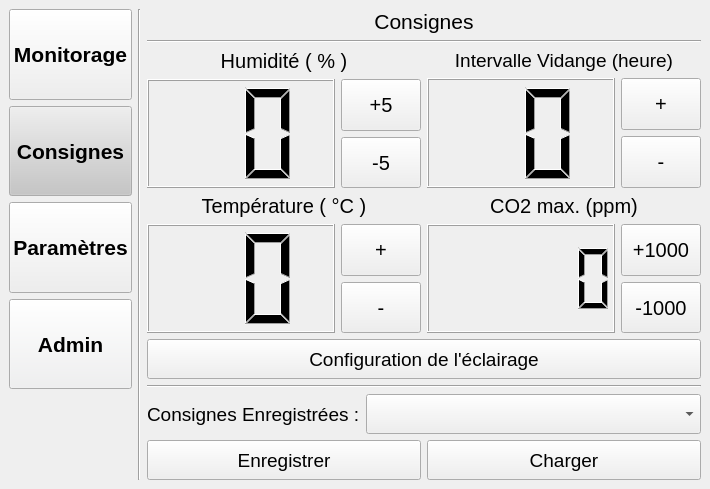
<?xml version="1.0" encoding="UTF-8"?>
<ui version="4.0">
 <class>WindowControl</class>
 <widget class="QMainWindow" name="WindowControl">
  <property name="geometry">
   <rect>
    <x>0</x>
    <y>0</y>
    <width>710</width>
    <height>489</height>
   </rect>
  </property>
  <property name="windowTitle">
   <string>GUI_ProjetEC_Consignes</string>
  </property>
  <widget class="QWidget" name="centralwidget">
   <layout class="QHBoxLayout" name="horizontalLayout_16">
    <item>
     <layout class="QHBoxLayout" name="horizontalLayout">
      <item>
       <layout class="QVBoxLayout" name="verticalLayout_5">
        <item>
         <widget class="QPushButton" name="btn_Monitor_Menu">
          <property name="sizePolicy">
           <sizepolicy hsizetype="Maximum" vsizetype="Expanding">
            <horstretch>0</horstretch>
            <verstretch>0</verstretch>
           </sizepolicy>
          </property>
          <property name="minimumSize">
           <size>
            <width>120</width>
            <height>40</height>
           </size>
          </property>
          <property name="maximumSize">
           <size>
            <width>140</width>
            <height>16777215</height>
           </size>
          </property>
          <property name="font">
           <font>
            <pointsize>16</pointsize>
            <weight>75</weight>
            <bold>true</bold>
           </font>
          </property>
          <property name="text">
           <string>Monitorage</string>
          </property>
         </widget>
        </item>
        <item>
         <widget class="QPushButton" name="btn_Setpoints_Menu">
          <property name="sizePolicy">
           <sizepolicy hsizetype="Maximum" vsizetype="Expanding">
            <horstretch>0</horstretch>
            <verstretch>0</verstretch>
           </sizepolicy>
          </property>
          <property name="minimumSize">
           <size>
            <width>120</width>
            <height>40</height>
           </size>
          </property>
          <property name="maximumSize">
           <size>
            <width>140</width>
            <height>16777215</height>
           </size>
          </property>
          <property name="palette">
           <palette>
            <active>
             <colorrole role="Button">
              <brush brushstyle="SolidPattern">
               <color alpha="255">
                <red>197</red>
                <green>197</green>
                <blue>198</blue>
               </color>
              </brush>
             </colorrole>
            </active>
            <inactive>
             <colorrole role="Button">
              <brush brushstyle="SolidPattern">
               <color alpha="255">
                <red>197</red>
                <green>197</green>
                <blue>198</blue>
               </color>
              </brush>
             </colorrole>
            </inactive>
            <disabled>
             <colorrole role="Button">
              <brush brushstyle="SolidPattern">
               <color alpha="255">
                <red>197</red>
                <green>197</green>
                <blue>198</blue>
               </color>
              </brush>
             </colorrole>
            </disabled>
           </palette>
          </property>
          <property name="font">
           <font>
            <pointsize>16</pointsize>
            <weight>75</weight>
            <bold>true</bold>
           </font>
          </property>
          <property name="text">
           <string>Consignes</string>
          </property>
         </widget>
        </item>
        <item>
         <widget class="QPushButton" name="btn_Param_Menu">
          <property name="sizePolicy">
           <sizepolicy hsizetype="Maximum" vsizetype="Expanding">
            <horstretch>0</horstretch>
            <verstretch>0</verstretch>
           </sizepolicy>
          </property>
          <property name="minimumSize">
           <size>
            <width>120</width>
            <height>40</height>
           </size>
          </property>
          <property name="maximumSize">
           <size>
            <width>140</width>
            <height>16777215</height>
           </size>
          </property>
          <property name="font">
           <font>
            <pointsize>16</pointsize>
            <weight>75</weight>
            <bold>true</bold>
           </font>
          </property>
          <property name="text">
           <string>Paramètres</string>
          </property>
         </widget>
        </item>
        <item>
         <widget class="QPushButton" name="btn_Outils_Menu">
          <property name="sizePolicy">
           <sizepolicy hsizetype="Maximum" vsizetype="Expanding">
            <horstretch>0</horstretch>
            <verstretch>0</verstretch>
           </sizepolicy>
          </property>
          <property name="minimumSize">
           <size>
            <width>120</width>
            <height>40</height>
           </size>
          </property>
          <property name="maximumSize">
           <size>
            <width>140</width>
            <height>16777215</height>
           </size>
          </property>
          <property name="palette">
           <palette>
            <active>
             <colorrole role="Button">
              <brush brushstyle="SolidPattern">
               <color alpha="255">
                <red>239</red>
                <green>240</green>
                <blue>241</blue>
               </color>
              </brush>
             </colorrole>
            </active>
            <inactive>
             <colorrole role="Button">
              <brush brushstyle="SolidPattern">
               <color alpha="255">
                <red>239</red>
                <green>240</green>
                <blue>241</blue>
               </color>
              </brush>
             </colorrole>
            </inactive>
            <disabled>
             <colorrole role="Button">
              <brush brushstyle="SolidPattern">
               <color alpha="255">
                <red>239</red>
                <green>240</green>
                <blue>241</blue>
               </color>
              </brush>
             </colorrole>
            </disabled>
           </palette>
          </property>
          <property name="font">
           <font>
            <pointsize>16</pointsize>
            <weight>75</weight>
            <bold>true</bold>
           </font>
          </property>
          <property name="text">
           <string>Admin</string>
          </property>
         </widget>
        </item>
        <item>
         <spacer name="verticalSpacer">
          <property name="orientation">
           <enum>Qt::Vertical</enum>
          </property>
          <property name="sizeType">
           <enum>QSizePolicy::Expanding</enum>
          </property>
          <property name="sizeHint" stdset="0">
           <size>
            <width>20</width>
            <height>60</height>
           </size>
          </property>
         </spacer>
        </item>
       </layout>
      </item>
      <item>
       <widget class="Line" name="line_2">
        <property name="orientation">
         <enum>Qt::Vertical</enum>
        </property>
       </widget>
      </item>
      <item>
       <layout class="QVBoxLayout" name="verticalLayout_3">
        <item>
         <layout class="QVBoxLayout" name="verticalLayout_42">
          <item>
           <widget class="QLabel" name="lbl_Consignes">
            <property name="font">
             <font>
              <pointsize>16</pointsize>
             </font>
            </property>
            <property name="text">
             <string>Consignes</string>
            </property>
            <property name="alignment">
             <set>Qt::AlignCenter</set>
            </property>
           </widget>
          </item>
         </layout>
        </item>
        <item>
         <widget class="Line" name="line_3">
          <property name="orientation">
           <enum>Qt::Horizontal</enum>
          </property>
         </widget>
        </item>
        <item>
         <layout class="QHBoxLayout" name="horizontalLayout_2">
          <item>
           <layout class="QHBoxLayout" name="horizontalLayout_3">
            <item>
             <layout class="QHBoxLayout" name="horizontalLayout_10">
              <item>
               <layout class="QVBoxLayout" name="verticalLayout_9">
                <item>
                 <layout class="QVBoxLayout" name="verticalLayout_19">
                  <item>
                   <layout class="QVBoxLayout" name="verticalLayout_6">
                    <item>
                     <layout class="QVBoxLayout" name="verticalLayout_10">
                      <item>
                       <widget class="QLabel" name="lbl_Hum_Set">
                        <property name="font">
                         <font>
                          <pointsize>15</pointsize>
                         </font>
                        </property>
                        <property name="text">
                         <string>Humidité ( % )</string>
                        </property>
                        <property name="alignment">
                         <set>Qt::AlignCenter</set>
                        </property>
                       </widget>
                      </item>
                     </layout>
                    </item>
                    <item>
                     <layout class="QHBoxLayout" name="horizontalLayout_4">
                      <item>
                       <layout class="QHBoxLayout" name="horizontalLayout_7">
                        <item>
                         <widget class="QLCDNumber" name="lcd_Humid_Set">
                          <property name="sizePolicy">
                           <sizepolicy hsizetype="Expanding" vsizetype="Minimum">
                            <horstretch>0</horstretch>
                            <verstretch>0</verstretch>
                           </sizepolicy>
                          </property>
                          <property name="digitCount">
                           <number>2</number>
                          </property>
                         </widget>
                        </item>
                       </layout>
                      </item>
                      <item>
                       <layout class="QHBoxLayout" name="horizontalLayout_8">
                        <item>
                         <layout class="QVBoxLayout" name="verticalLayout_15">
                          <item>
                           <layout class="QVBoxLayout" name="verticalLayout_17">
                            <item>
                             <widget class="QPushButton" name="btn_Augment_Humid">
                              <property name="sizePolicy">
                               <sizepolicy hsizetype="Fixed" vsizetype="Expanding">
                                <horstretch>0</horstretch>
                                <verstretch>0</verstretch>
                               </sizepolicy>
                              </property>
                              <property name="minimumSize">
                               <size>
                                <width>60</width>
                                <height>0</height>
                               </size>
                              </property>
                              <property name="font">
                               <font>
                                <pointsize>15</pointsize>
                               </font>
                              </property>
                              <property name="text">
                               <string>+5</string>
                              </property>
                             </widget>
                            </item>
                           </layout>
                          </item>
                          <item>
                           <layout class="QVBoxLayout" name="verticalLayout_16">
                            <item>
                             <widget class="QPushButton" name="btn_Decrement_Humid">
                              <property name="sizePolicy">
                               <sizepolicy hsizetype="Fixed" vsizetype="Expanding">
                                <horstretch>0</horstretch>
                                <verstretch>0</verstretch>
                               </sizepolicy>
                              </property>
                              <property name="minimumSize">
                               <size>
                                <width>60</width>
                                <height>0</height>
                               </size>
                              </property>
                              <property name="font">
                               <font>
                                <pointsize>15</pointsize>
                               </font>
                              </property>
                              <property name="text">
                               <string>-5</string>
                              </property>
                             </widget>
                            </item>
                           </layout>
                          </item>
                         </layout>
                        </item>
                       </layout>
                      </item>
                     </layout>
                    </item>
                   </layout>
                  </item>
                  <item>
                   <layout class="QVBoxLayout" name="verticalLayout_4">
                    <item>
                     <layout class="QVBoxLayout" name="verticalLayout_7">
                      <item>
                       <widget class="QLabel" name="lbl_Temp_Set">
                        <property name="font">
                         <font>
                          <pointsize>15</pointsize>
                         </font>
                        </property>
                        <property name="text">
                         <string>Température ( °C )</string>
                        </property>
                        <property name="alignment">
                         <set>Qt::AlignCenter</set>
                        </property>
                       </widget>
                      </item>
                     </layout>
                    </item>
                    <item>
                     <layout class="QHBoxLayout" name="horizontalLayout_5">
                      <item>
                       <layout class="QHBoxLayout" name="horizontalLayout_6">
                        <item>
                         <widget class="QLCDNumber" name="lcd_Temp_Set">
                          <property name="sizePolicy">
                           <sizepolicy hsizetype="Expanding" vsizetype="Minimum">
                            <horstretch>0</horstretch>
                            <verstretch>0</verstretch>
                           </sizepolicy>
                          </property>
                          <property name="digitCount">
                           <number>2</number>
                          </property>
                         </widget>
                        </item>
                       </layout>
                      </item>
                      <item>
                       <layout class="QHBoxLayout" name="horizontalLayout_9">
                        <item>
                         <layout class="QVBoxLayout" name="verticalLayout_8">
                          <item>
                           <layout class="QVBoxLayout" name="verticalLayout_14">
                            <item>
                             <widget class="QPushButton" name="btn_Augment_Temp">
                              <property name="sizePolicy">
                               <sizepolicy hsizetype="Fixed" vsizetype="Expanding">
                                <horstretch>0</horstretch>
                                <verstretch>0</verstretch>
                               </sizepolicy>
                              </property>
                              <property name="minimumSize">
                               <size>
                                <width>60</width>
                                <height>0</height>
                               </size>
                              </property>
                              <property name="font">
                               <font>
                                <pointsize>15</pointsize>
                               </font>
                              </property>
                              <property name="text">
                               <string>+</string>
                              </property>
                             </widget>
                            </item>
                           </layout>
                          </item>
                          <item>
                           <layout class="QVBoxLayout" name="verticalLayout_13">
                            <item>
                             <widget class="QPushButton" name="btn_Decrement_Temp">
                              <property name="sizePolicy">
                               <sizepolicy hsizetype="Fixed" vsizetype="Expanding">
                                <horstretch>0</horstretch>
                                <verstretch>0</verstretch>
                               </sizepolicy>
                              </property>
                              <property name="minimumSize">
                               <size>
                                <width>60</width>
                                <height>0</height>
                               </size>
                              </property>
                              <property name="font">
                               <font>
                                <pointsize>15</pointsize>
                               </font>
                              </property>
                              <property name="text">
                               <string>-</string>
                              </property>
                             </widget>
                            </item>
                           </layout>
                          </item>
                         </layout>
                        </item>
                       </layout>
                      </item>
                     </layout>
                    </item>
                   </layout>
                  </item>
                 </layout>
                </item>
               </layout>
              </item>
             </layout>
            </item>
            <item>
             <layout class="QHBoxLayout" name="horizontalLayout_11">
              <item>
               <layout class="QVBoxLayout" name="verticalLayout_25">
                <item>
                 <layout class="QVBoxLayout" name="verticalLayout_20">
                  <item>
                   <layout class="QVBoxLayout" name="verticalLayout_21">
                    <item>
                     <widget class="QLabel" name="lbl_Inter_Vidange">
                      <property name="font">
                       <font>
                        <pointsize>14</pointsize>
                       </font>
                      </property>
                      <property name="text">
                       <string>Intervalle Vidange (heure)</string>
                      </property>
                      <property name="alignment">
                       <set>Qt::AlignCenter</set>
                      </property>
                     </widget>
                    </item>
                   </layout>
                  </item>
                  <item>
                   <layout class="QHBoxLayout" name="horizontalLayout_12">
                    <item>
                     <layout class="QHBoxLayout" name="horizontalLayout_13">
                      <item>
                       <widget class="QLCDNumber" name="lcd_Inter_Vid_Set">
                        <property name="sizePolicy">
                         <sizepolicy hsizetype="Expanding" vsizetype="Minimum">
                          <horstretch>0</horstretch>
                          <verstretch>0</verstretch>
                         </sizepolicy>
                        </property>
                        <property name="smallDecimalPoint">
                         <bool>false</bool>
                        </property>
                        <property name="digitCount">
                         <number>2</number>
                        </property>
                        <property name="segmentStyle">
                         <enum>QLCDNumber::Filled</enum>
                        </property>
                       </widget>
                      </item>
                     </layout>
                    </item>
                    <item>
                     <layout class="QHBoxLayout" name="horizontalLayout_14">
                      <item>
                       <layout class="QVBoxLayout" name="verticalLayout_22">
                        <item>
                         <layout class="QVBoxLayout" name="verticalLayout_23">
                          <item>
                           <widget class="QPushButton" name="btn_Augment_Int_Vid">
                            <property name="sizePolicy">
                             <sizepolicy hsizetype="Fixed" vsizetype="Expanding">
                              <horstretch>0</horstretch>
                              <verstretch>0</verstretch>
                             </sizepolicy>
                            </property>
                            <property name="minimumSize">
                             <size>
                              <width>60</width>
                              <height>0</height>
                             </size>
                            </property>
                            <property name="font">
                             <font>
                              <pointsize>15</pointsize>
                             </font>
                            </property>
                            <property name="text">
                             <string>+</string>
                            </property>
                           </widget>
                          </item>
                         </layout>
                        </item>
                        <item>
                         <layout class="QVBoxLayout" name="verticalLayout_24">
                          <item>
                           <widget class="QPushButton" name="btn_Decrement_Int_Vid">
                            <property name="sizePolicy">
                             <sizepolicy hsizetype="Fixed" vsizetype="Expanding">
                              <horstretch>0</horstretch>
                              <verstretch>0</verstretch>
                             </sizepolicy>
                            </property>
                            <property name="minimumSize">
                             <size>
                              <width>60</width>
                              <height>0</height>
                             </size>
                            </property>
                            <property name="font">
                             <font>
                              <pointsize>15</pointsize>
                             </font>
                            </property>
                            <property name="text">
                             <string>-</string>
                            </property>
                           </widget>
                          </item>
                         </layout>
                        </item>
                       </layout>
                      </item>
                     </layout>
                    </item>
                   </layout>
                  </item>
                 </layout>
                </item>
                <item>
                 <layout class="QVBoxLayout" name="verticalLayout_26">
                  <item>
                   <layout class="QVBoxLayout" name="verticalLayout_32">
                    <item>
                     <widget class="QLabel" name="lbl_Dioxide">
                      <property name="font">
                       <font>
                        <pointsize>15</pointsize>
                       </font>
                      </property>
                      <property name="text">
                       <string>CO2 max. (ppm)</string>
                      </property>
                      <property name="alignment">
                       <set>Qt::AlignCenter</set>
                      </property>
                     </widget>
                    </item>
                   </layout>
                  </item>
                  <item>
                   <layout class="QHBoxLayout" name="horizontalLayout_20">
                    <item>
                     <layout class="QHBoxLayout" name="horizontalLayout_21">
                      <item>
                       <widget class="QLCDNumber" name="lcd_Dioxide_Set">
                        <property name="sizePolicy">
                         <sizepolicy hsizetype="Expanding" vsizetype="Minimum">
                          <horstretch>0</horstretch>
                          <verstretch>0</verstretch>
                         </sizepolicy>
                        </property>
                        <property name="digitCount">
                         <number>5</number>
                        </property>
                       </widget>
                      </item>
                     </layout>
                    </item>
                    <item>
                     <layout class="QHBoxLayout" name="horizontalLayout_22">
                      <item>
                       <layout class="QVBoxLayout" name="verticalLayout_33">
                        <item>
                         <layout class="QVBoxLayout" name="verticalLayout_34">
                          <item>
                           <widget class="QPushButton" name="btn_Augment_Dioxide">
                            <property name="sizePolicy">
                             <sizepolicy hsizetype="Fixed" vsizetype="Expanding">
                              <horstretch>0</horstretch>
                              <verstretch>0</verstretch>
                             </sizepolicy>
                            </property>
                            <property name="minimumSize">
                             <size>
                              <width>60</width>
                              <height>0</height>
                             </size>
                            </property>
                            <property name="font">
                             <font>
                              <pointsize>15</pointsize>
                             </font>
                            </property>
                            <property name="text">
                             <string>+1000</string>
                            </property>
                           </widget>
                          </item>
                         </layout>
                        </item>
                        <item>
                         <layout class="QVBoxLayout" name="verticalLayout_35">
                          <item>
                           <widget class="QPushButton" name="btn_Decrement_Dioxide">
                            <property name="sizePolicy">
                             <sizepolicy hsizetype="Fixed" vsizetype="Expanding">
                              <horstretch>0</horstretch>
                              <verstretch>0</verstretch>
                             </sizepolicy>
                            </property>
                            <property name="minimumSize">
                             <size>
                              <width>60</width>
                              <height>0</height>
                             </size>
                            </property>
                            <property name="font">
                             <font>
                              <pointsize>15</pointsize>
                             </font>
                            </property>
                            <property name="text">
                             <string>-1000</string>
                            </property>
                           </widget>
                          </item>
                         </layout>
                        </item>
                       </layout>
                      </item>
                     </layout>
                    </item>
                   </layout>
                  </item>
                 </layout>
                </item>
               </layout>
              </item>
             </layout>
            </item>
           </layout>
          </item>
         </layout>
        </item>
        <item>
         <layout class="QVBoxLayout" name="verticalLayout_27">
          <item>
           <layout class="QHBoxLayout" name="horizontalLayout_25">
            <item>
             <layout class="QHBoxLayout" name="horizontalLayout_26">
              <item>
               <layout class="QHBoxLayout" name="horizontalLayout_27">
                <item>
                 <widget class="QPushButton" name="btn_Config_Light">
                  <property name="sizePolicy">
                   <sizepolicy hsizetype="Minimum" vsizetype="Fixed">
                    <horstretch>0</horstretch>
                    <verstretch>0</verstretch>
                   </sizepolicy>
                  </property>
                  <property name="minimumSize">
                   <size>
                    <width>0</width>
                    <height>40</height>
                   </size>
                  </property>
                  <property name="font">
                   <font>
                    <pointsize>14</pointsize>
                   </font>
                  </property>
                  <property name="text">
                   <string>Configuration de l'éclairage</string>
                  </property>
                 </widget>
                </item>
               </layout>
              </item>
             </layout>
            </item>
           </layout>
          </item>
         </layout>
        </item>
        <item>
         <widget class="Line" name="line">
          <property name="sizePolicy">
           <sizepolicy hsizetype="Expanding" vsizetype="Fixed">
            <horstretch>0</horstretch>
            <verstretch>0</verstretch>
           </sizepolicy>
          </property>
          <property name="orientation">
           <enum>Qt::Horizontal</enum>
          </property>
         </widget>
        </item>
        <item>
         <layout class="QVBoxLayout" name="verticalLayout_11">
          <item>
           <layout class="QVBoxLayout" name="verticalLayout_12">
            <item>
             <layout class="QHBoxLayout" name="horizontalLayout_17">
              <item>
               <widget class="QLabel" name="lbl_Saved_Set">
                <property name="sizePolicy">
                 <sizepolicy hsizetype="Preferred" vsizetype="Preferred">
                  <horstretch>0</horstretch>
                  <verstretch>0</verstretch>
                 </sizepolicy>
                </property>
                <property name="font">
                 <font>
                  <pointsize>14</pointsize>
                 </font>
                </property>
                <property name="text">
                 <string>Consignes Enregistrées :</string>
                </property>
               </widget>
              </item>
              <item>
               <widget class="QComboBox" name="cb_Saved_Set">
                <property name="sizePolicy">
                 <sizepolicy hsizetype="MinimumExpanding" vsizetype="Preferred">
                  <horstretch>0</horstretch>
                  <verstretch>0</verstretch>
                 </sizepolicy>
                </property>
                <property name="minimumSize">
                 <size>
                  <width>0</width>
                  <height>40</height>
                 </size>
                </property>
                <property name="font">
                 <font>
                  <pointsize>14</pointsize>
                 </font>
                </property>
               </widget>
              </item>
             </layout>
            </item>
           </layout>
          </item>
          <item>
           <layout class="QVBoxLayout" name="verticalLayout_18">
            <item>
             <layout class="QHBoxLayout" name="horizontalLayout_18">
              <item>
               <widget class="QPushButton" name="btn_Save_Set">
                <property name="sizePolicy">
                 <sizepolicy hsizetype="Preferred" vsizetype="Preferred">
                  <horstretch>0</horstretch>
                  <verstretch>0</verstretch>
                 </sizepolicy>
                </property>
                <property name="minimumSize">
                 <size>
                  <width>0</width>
                  <height>40</height>
                 </size>
                </property>
                <property name="font">
                 <font>
                  <pointsize>14</pointsize>
                 </font>
                </property>
                <property name="text">
                 <string>Enregistrer</string>
                </property>
               </widget>
              </item>
              <item>
               <widget class="QPushButton" name="Btn_Load_Saved_Set">
                <property name="sizePolicy">
                 <sizepolicy hsizetype="Minimum" vsizetype="Preferred">
                  <horstretch>0</horstretch>
                  <verstretch>0</verstretch>
                 </sizepolicy>
                </property>
                <property name="font">
                 <font>
                  <pointsize>14</pointsize>
                 </font>
                </property>
                <property name="text">
                 <string>Charger</string>
                </property>
               </widget>
              </item>
             </layout>
            </item>
           </layout>
          </item>
         </layout>
        </item>
        <item>
         <layout class="QHBoxLayout" name="horizontalLayout_15"/>
        </item>
       </layout>
      </item>
     </layout>
    </item>
   </layout>
  </widget>
 </widget>
 <resources/>
 <connections/>
</ui>
